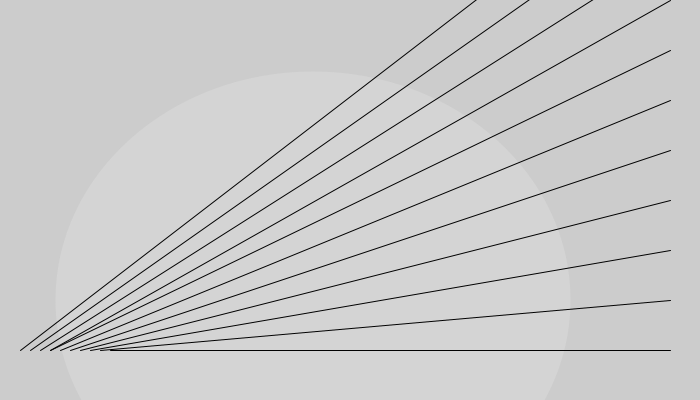
Frame 1 (no input)
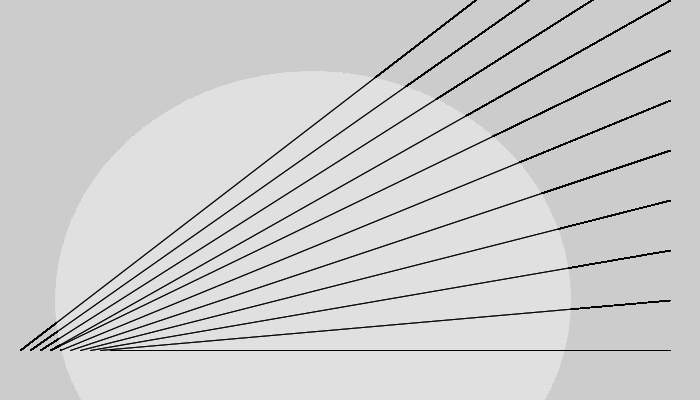
Frame 60 (the mouse pressed at the canvas centre just before this capture)
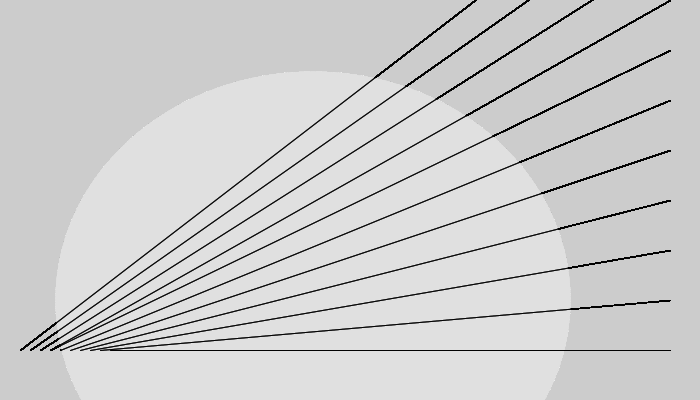
Frame 120 (the mouse held since frame 60 and released just before this capture)

The Processing sketch that drew these frames (run headless with seeded random() and noise(); from frame 60 on, the mouse is pressed at the canvas centre):

// Processing sketch: processing_137496
// ── processing_137496.pde

int t = round (312.7);
int f = floor (515.9);
int y = ceil (456.2);



void setup (){
  size (700,400);
}

void draw () {
    fill (225,100);
  noStroke();
  ellipse (t, 300, f ,y);
  stroke (1);
  line (min (110,200,370),max (109,250,350), max (490,580,670), min (370,350,530));
  line (min (100,200,370),max (109,250,350), max (490,580,670), min (370,300,530));
  line (min (90,200,370),max (109,250,350), max (490,580,670), min (370,250,530));
  line (min (80,200,370),max (109,250,350), max (490,580,670), min (370,200,530));
  line (min (70,200,370),max (109,250,350), max (490,580,670), min (370,150,530));
  line (min (60,200,370),max (109,250,350), max (490,580,670), min (370,100,530));
  line (min (50,200,370),max (109,250,350), max (490,580,670), min (370,50,530));
  line (min (50,200,370),max (109,250,350), max (490,580,670), min (370,0,530));
  line (min (40,200,370),max (109,250,350), max (490,580,670), min (370,-50,530));
  line (min (30,200,370),max (109,250,350), max (490,580,670), min (370,-100,530));
  line (min (20,200,370),max (109,250,350), max (490,580,670), min (370,-150,530));

  
}
